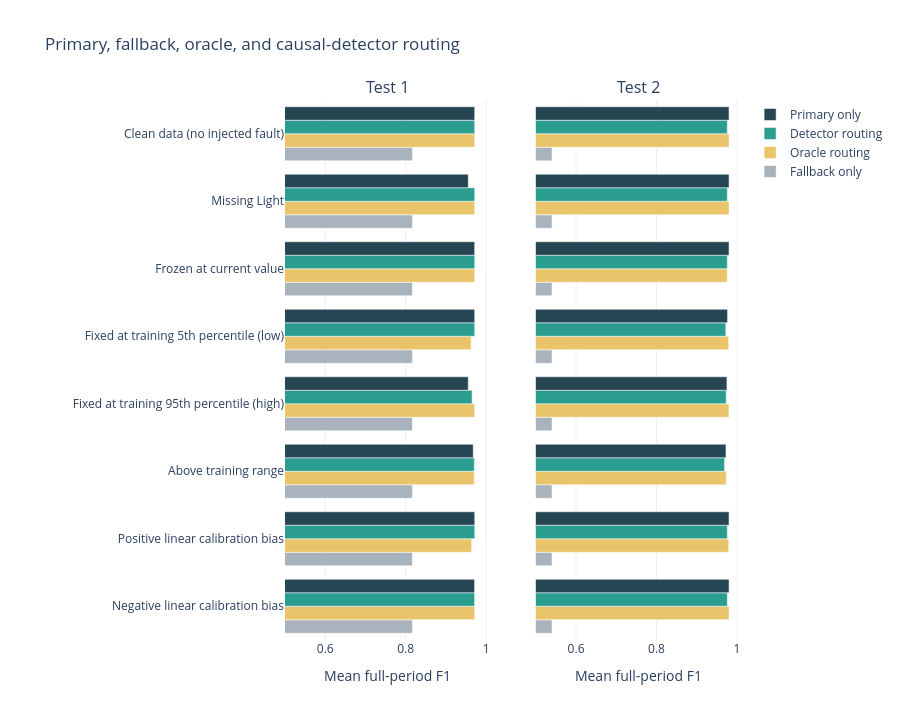

This figure's notebook cell:
### Markdown cell above
## 6. End-to-end occupancy performance

The chart compares four strategies using mean full-period F1 across 15- and 60-minute episodes. Full-period metrics are intentionally used because they include both recovery during the fault and damage from false alarms elsewhere. Short episodes produce smaller changes than the earlier whole-period robustness interventions.

### Code cell
routing_summary = (
    routing.groupby(["split", "scenario_label", "strategy"], as_index=False)["f1"].mean()
)
strategy_order = ["fallback_only", "oracle_routing", "detector_routing", "primary_only"]
strategy_colors = {
    "primary_only": "#264653",
    "detector_routing": "#2a9d8f",
    "oracle_routing": "#e9c46a",
    "fallback_only": "#a8b3bd",
}
fig = make_subplots(rows=1, cols=2, subplot_titles=("Test 1", "Test 2"), shared_yaxes=True)
for column, split in enumerate(["test_1", "test_2"], start=1):
    split_rows = routing_summary.loc[routing_summary["split"] == split]
    for strategy in strategy_order:
        rows = split_rows.loc[split_rows["strategy"] == strategy]
        fig.add_trace(
            go.Bar(
                x=rows["f1"],
                y=rows["scenario_label"],
                orientation="h",
                name=STRATEGY_LABELS[strategy],
                marker_color=strategy_colors[strategy],
                showlegend=column == 1,
                hovertemplate=(
                    STRATEGY_LABELS[strategy]
                    + "<br>%{y}<br>Mean full-period F1: %{x:.3f}<extra></extra>"
                ),
            ),
            row=1, col=column,
        )
fig.update_xaxes(range=[0.5, 1.01], title_text="Mean full-period F1")
routing_order = list(SCENARIO_LABELS.values())
fig.update_yaxes(categoryorder="array", categoryarray=list(reversed(routing_order)))
fig.update_layout(
    template=PLOTLY_TEMPLATE,
    title="Primary, fallback, oracle, and causal-detector routing",
    barmode="group",
    legend={"traceorder": "reversed"},
    height=720,
    margin={"l": 285, "r": 35},
)
fig.show()

### Figure 1 — Plotly figure (JSON) as saved in the notebook; plotly's stock layout.template omitted (floating-point values rounded to 4 significant figures)
{"data": [{"hovertemplate": "Fallback only<br>%{y}<br>Mean full-period F1: %{x:.3f}<extra></extra>", "marker": {"color": "#a8b3bd"}, "name": "Fallback only", "orientation": "h", "showlegend": true, "type": "bar", "x": [0.8167, 0.8167, 0.8167, 0.8167, 0.8167, 0.8167, 0.8167, 0.8167], "xaxis": "x", "y": ["Above training range", "Clean data (no injected fault)", "Fixed at training 5th percentile (low)", "Fixed at training 95th percentile (high)", "Frozen at current value", "Missing Light", "Negative linear calibration bias", "Positive linear calibration bias"], "yaxis": "y"}, {"hovertemplate": "Oracle routing<br>%{y}<br>Mean full-period F1: %{x:.3f}<extra></extra>", "marker": {"color": "#e9c46a"}, "name": "Oracle routing", "orientation": "h", "showlegend": true, "type": "bar", "x": [0.9705, 0.9715, 0.9626, 0.9715, 0.9715, 0.9715, 0.9715, 0.9638], "xaxis": "x", "y": ["Above training range", "Clean data (no injected fault)", "Fixed at training 5th percentile (low)", "Fixed at training 95th percentile (high)", "Frozen at current value", "Missing Light", "Negative linear calibration bias", "Positive linear calibration bias"], "yaxis": "y"}, {"hovertemplate": "Detector routing<br>%{y}<br>Mean full-period F1: %{x:.3f}<extra></extra>", "marker": {"color": "#2a9d8f"}, "name": "Detector routing", "orientation": "h", "showlegend": true, "type": "bar", "x": [0.9705, 0.9715, 0.9715, 0.9651, 0.9715, 0.9715, 0.9712, 0.9716], "xaxis": "x", "y": ["Above training range", "Clean data (no injected fault)", "Fixed at training 5th percentile (low)", "Fixed at training 95th percentile (high)", "Frozen at current value", "Missing Light", "Negative linear calibration bias", "Positive linear calibration bias"], "yaxis": "y"}, {"hovertemplate": "Primary only<br>%{y}<br>Mean full-period F1: %{x:.3f}<extra></extra>", "marker": {"color": "#264653"}, "name": "Primary only", "orientation": "h", "showlegend": true, "type": "bar", "x": [0.9678, 0.9715, 0.9715, 0.9555, 0.9715, 0.9555, 0.9712, 0.9716], "xaxis": "x", "y": ["Above training range", "Clean data (no injected fault)", "Fixed at training 5th percentile (low)", "Fixed at training 95th percentile (high)", "Frozen at current value", "Missing Light", "Negative linear calibration bias", "Positive linear calibration bias"], "yaxis": "y"}, {"hovertemplate": "Fallback only<br>%{y}<br>Mean full-period F1: %{x:.3f}<extra></extra>", "marker": {"color": "#a8b3bd"}, "name": "Fallback only", "orientation": "h", "showlegend": false, "type": "bar", "x": [0.5403, 0.5403, 0.5403, 0.5403, 0.5403, 0.5403, 0.5403, 0.5403], "xaxis": "x2", "y": ["Above training range", "Clean data (no injected fault)", "Fixed at training 5th percentile (low)", "Fixed at training 95th percentile (high)", "Frozen at current value", "Missing Light", "Negative linear calibration bias", "Positive linear calibration bias"], "yaxis": "y2"}, {"hovertemplate": "Oracle routing<br>%{y}<br>Mean full-period F1: %{x:.3f}<extra></extra>", "marker": {"color": "#e9c46a"}, "name": "Oracle routing", "orientation": "h", "showlegend": false, "type": "bar", "x": [0.9735, 0.9803, 0.9794, 0.9799, 0.9759, 0.9803, 0.9803, 0.9794], "xaxis": "x2", "y": ["Above training range", "Clean data (no injected fault)", "Fixed at training 5th percentile (low)", "Fixed at training 95th percentile (high)", "Frozen at current value", "Missing Light", "Negative linear calibration bias", "Positive linear calibration bias"], "yaxis": "y2"}, {"hovertemplate": "Detector routing<br>%{y}<br>Mean full-period F1: %{x:.3f}<extra></extra>", "marker": {"color": "#2a9d8f"}, "name": "Detector routing", "orientation": "h", "showlegend": false, "type": "bar", "x": [0.9692, 0.976, 0.9723, 0.9732, 0.976, 0.976, 0.976, 0.976], "xaxis": "x2", "y": ["Above training range", "Clean data (no injected fault)", "Fixed at training 5th percentile (low)", "Fixed at training 95th percentile (high)", "Frozen at current value", "Missing Light", "Negative linear calibration bias", "Positive linear calibration bias"], "yaxis": "y2"}, {"hovertemplate": "Primary only<br>%{y}<br>Mean full-period F1: %{x:.3f}<extra></extra>", "marker": {"color": "#264653"}, "name": "Primary only", "orientation": "h", "showlegend": false, "type": "bar", "x": [0.9726, 0.9803, 0.9765, 0.975, 0.9803, 0.9803, 0.9803, 0.9803], "xaxis": "x2", "y": ["Above training range", "Clean data (no injected fault)", "Fixed at training 5th percentile (low)", "Fixed at training 95th percentile (high)", "Frozen at current value", "Missing Light", "Negative linear calibration bias", "Positive linear calibration bias"], "yaxis": "y2"}], "layout": {"annotations": [{"font": {"size": 16}, "showarrow": false, "text": "Test 1", "x": 0.225, "xanchor": "center", "xref": "paper", "y": 1, "yanchor": "bottom", "yref": "paper"}, {"font": {"size": 16}, "showarrow": false, "text": "Test 2", "x": 0.775, "xanchor": "center", "xref": "paper", "y": 1, "yanchor": "bottom", "yref": "paper"}], "barmode": "group", "height": 720, "legend": {"traceorder": "reversed"}, "margin": {"l": 285, "r": 35}, "title": {"text": "Primary, fallback, oracle, and causal-detector routing"}, "xaxis": {"anchor": "y", "domain": [0, 0.45], "range": [0.5, 1.01], "title": {"text": "Mean full-period F1"}}, "xaxis2": {"anchor": "y2", "domain": [0.55, 1], "range": [0.5, 1.01], "title": {"text": "Mean full-period F1"}}, "yaxis": {"anchor": "x", "categoryarray": ["Negative linear calibration bias", "Positive linear calibration bias", "Above training range", "Fixed at training 95th percentile (high)", "Fixed at training 5th percentile (low)", "Frozen at current value", "Missing Light", "Clean data (no injected fault)"], "categoryorder": "array", "domain": [0, 1]}, "yaxis2": {"anchor": "x2", "categoryarray": ["Negative linear calibration bias", "Positive linear calibration bias", "Above training range", "Fixed at training 95th percentile (high)", "Fixed at training 5th percentile (low)", "Frozen at current value", "Missing Light", "Clean data (no injected fault)"], "categoryorder": "array", "domain": [0, 1], "matches": "y", "showticklabels": false}}}
